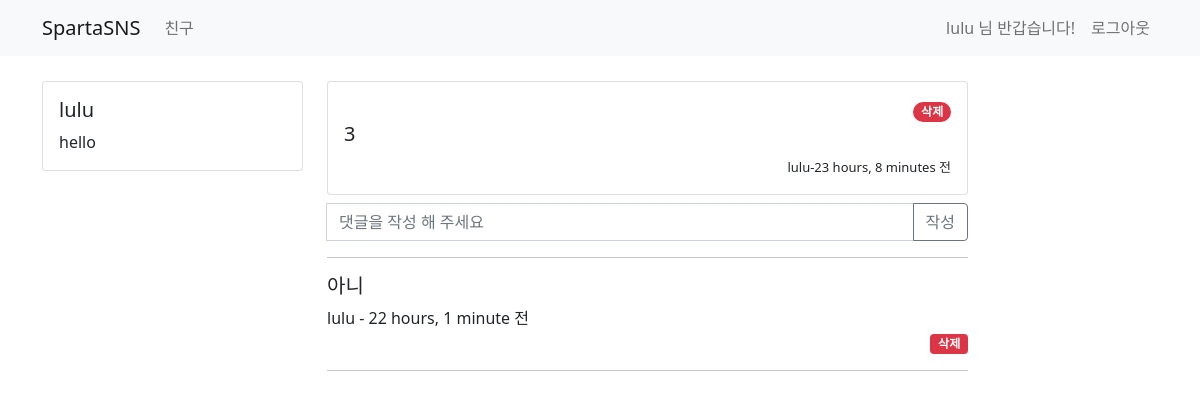
Screenshot of /tweet/4 (signed in) with the database file from the repository.
### user/models.py (models this page shows)
class UserModel(AbstractUser): # 장고에서 제공하는 기본 모델을 수정하기 위해 UserModel에 불러옴
    class Meta:
        db_table = "my_user"
    bio = models.CharField(max_length=256, default='')
    follow = models.ManyToManyField(settings.AUTH_USER_MODEL, related_name='followee')

### tweet/models.py (models this page shows)
class TweetModel(models.Model):
    class Meta:
        db_table = "tweet"
    author = models.ForeignKey(UserModel, on_delete=models.CASCADE)
    content = models.CharField(max_length=256)
    created_at = models.DateTimeField(auto_now_add=True)
    updated_at = models.DateTimeField(auto_now=True)

class TweetComment(models.Model):
    class Meta:
        db_table = "comment"
    tweet = models.ForeignKey(TweetModel, on_delete=models.CASCADE)
    author = models.ForeignKey(UserModel, on_delete=models.CASCADE)
    comment = models.CharField(max_length=256)
    created_at = models.DateTimeField(auto_now_add=True)
    updated_at = models.DateTimeField(auto_now=True)

### tweet/views.py (the view)
# urls.py: path('tweet/<int:id>', views.detail_tweet, name='detail-tweet'),
@login_required
def detail_tweet(request, id):
    my_tweet = TweetModel.objects.get(id=id)
    tweet_comment = TweetComment.objects.filter(tweet_id=id).order_by('-created_at')
    return render(request, 'tweet/tweet_detail.html', {'tweet': my_tweet, 'comment': tweet_comment})

### templates/tweet/tweet_detail.html (shortened to what this page needs)
{% extends 'base.html' %}
{% block content %}
    <div class="container timeline-container">
        <div class="row">
            <div class="col-md-3">
                <div class="card">
                    <div class="card-body">
                        <h5 class="card-title">{{ user.username }}</h5>
                        <p class="card-text"> {{ user.bio }}</p>
                    </div>
                </div>
            </div>
            <div class="col-md-7">
                <div class="row">
                    <div class="col-md-12 mb-2">
                        <div class="card">
                            <div class="card-body">
                                {% if tweet.author == user %}
                                    <div style="text-align: right">
                                        <a href="/tweet/delete/{{ tweet.id }}">
                                            <span class="badge rounded-pill bg-danger">삭제</span>
                                        </a>
                                    </div>
                                {% endif %}
                                <div class="media">
                                    <div class="media-bod">
                                        <h5 class="mt-0">{{ tweet.content }}</h5>
                                    </div>
                                    <div style="text-align: right">
                                        <span style="font-size: small">{{ tweet.author.username }}-{{ tweet.created_at|timesince }} 전</span>
                                    </div>
                                </div>
                            </div>
                        </div>
                    </div>
                </div>
                <form class="input-group mb-3" action="/tweet/comment/{{ tweet.id }}" method="post">
                    <input type="text" class="form-control" id='comment' name='comment' placeholder="댓글을 작성 해 주세요"/>
                    <button class="btn btn-outline-secondary" type="submit">작성</button>
                </form>
                <hr>
								{% for cm in comment %}
                    <div class="row">
                        <div class="col-md-12">
                            <div class="media">
                                <div class="media-body">
                                    <h5 class="mt-0"> {{ cm.comment }} </h5>
                                    <span> {{ cm.author }} </span>
                                    <span> - {{ cm.created_at | timesince }} 전</span>
                                </div>
                                {% if cm.author == user %}
                                    <div style="float: right">
                                        <a href="/tweet/comment/delete/{{ cm.id }}">
                                            <span class="badge bg-danger">삭제</span>
                                        </a>
                                    </div>
                                {% endif %}
                            </div>
                        </div>
                    </div>
                    <hr>
                {% endfor %}
            </div>
        </div>
    </div>
{% endblock %}

### templates/base.html (shortened to what this page needs)
<!DOCTYPE html>
<html lang="en">
<head>
    <link href="https://cdn.jsdelivr.net/npm/bootstrap@5.0.0-beta3/dist/css/bootstrap.min.css" rel="stylesheet"
>
</head>
<body>
<nav class="navbar navbar-expand-lg navbar-light bg-light">
    <div class="container">
        <a class="navbar-brand" href="/">SpartaSNS</a>
        <div class="collapse navbar-collapse" id="navbarSupportedContent">
            <ul class="navbar-nav mr-auto">
                <li class="nav-item active">
                    <a class="nav-link" href="/user"> 친구 </a>
                </li>
            </ul>
        </div>
<form class="form-inline my-2 my-lg-0">
    {% if not user.is_authenticated %}
        <ul class="navbar-nav mr-auto">
            <li class="nav-item active">
                <a class="nav-link" href="/sign-in"> Sign In <span class="sr-only"></span></a>
            </li>
            <li class="nav-item active">
                <a class="nav-link" href="/sign-up"> Sign Up <span class="sr-only"></span></a>
            </li>
        </ul>
    {% else %}
        <ul class="navbar-nav mr-auto">
            <li class="nav-item" disabled>
                <span class="nav-link">
                    {{ user.username }} 님 반갑습니다!
                </span>
            </li>
            <li class="nav-item">
                <a class="nav-link" href="/logout"> 로그아웃 </a>
            </li>
        </ul>
    {% endif %}
</form>
    </div>
</nav>
{% block content %}
{% endblock %}
</body>
</html>

### templates/base.html (style rules this page uses)
.timeline-container { margin-top : 25px }

### rows the page displays
UserModel: username "lulu", bio "hello"
TweetModel: content "3", author.username "lulu", created_at "23 hours, 8 minutes"
TweetComment: comment "아니", author "lulu", created_at "22 hours, 1 minute"
